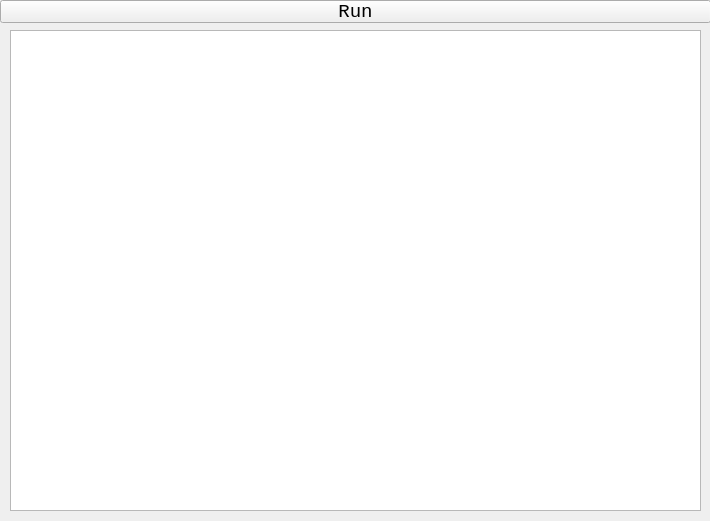
<?xml version="1.0" encoding="UTF-8"?>
<ui version="4.0">
 <class>MainWindow</class>
 <widget class="QMainWindow" name="MainWindow">
  <property name="geometry">
   <rect>
    <x>0</x>
    <y>0</y>
    <width>710</width>
    <height>521</height>
   </rect>
  </property>
  <property name="windowTitle">
   <string>python script</string>
  </property>
  <widget class="QWidget" name="centralwidget">
   <widget class="QPushButton" name="pushButton">
    <property name="geometry">
     <rect>
      <x>0</x>
      <y>0</y>
      <width>711</width>
      <height>23</height>
     </rect>
    </property>
    <property name="font">
     <font>
      <family>Consolas</family>
      <pointsize>14</pointsize>
     </font>
    </property>
    <property name="text">
     <string>Run</string>
    </property>
   </widget>
   <widget class="QTextEdit" name="textEdit">
    <property name="geometry">
     <rect>
      <x>10</x>
      <y>30</y>
      <width>691</width>
      <height>481</height>
     </rect>
    </property>
    <property name="font">
     <font>
      <family>Consolas</family>
      <pointsize>22</pointsize>
     </font>
    </property>
   </widget>
  </widget>
 </widget>
 <resources/>
 <connections/>
</ui>
